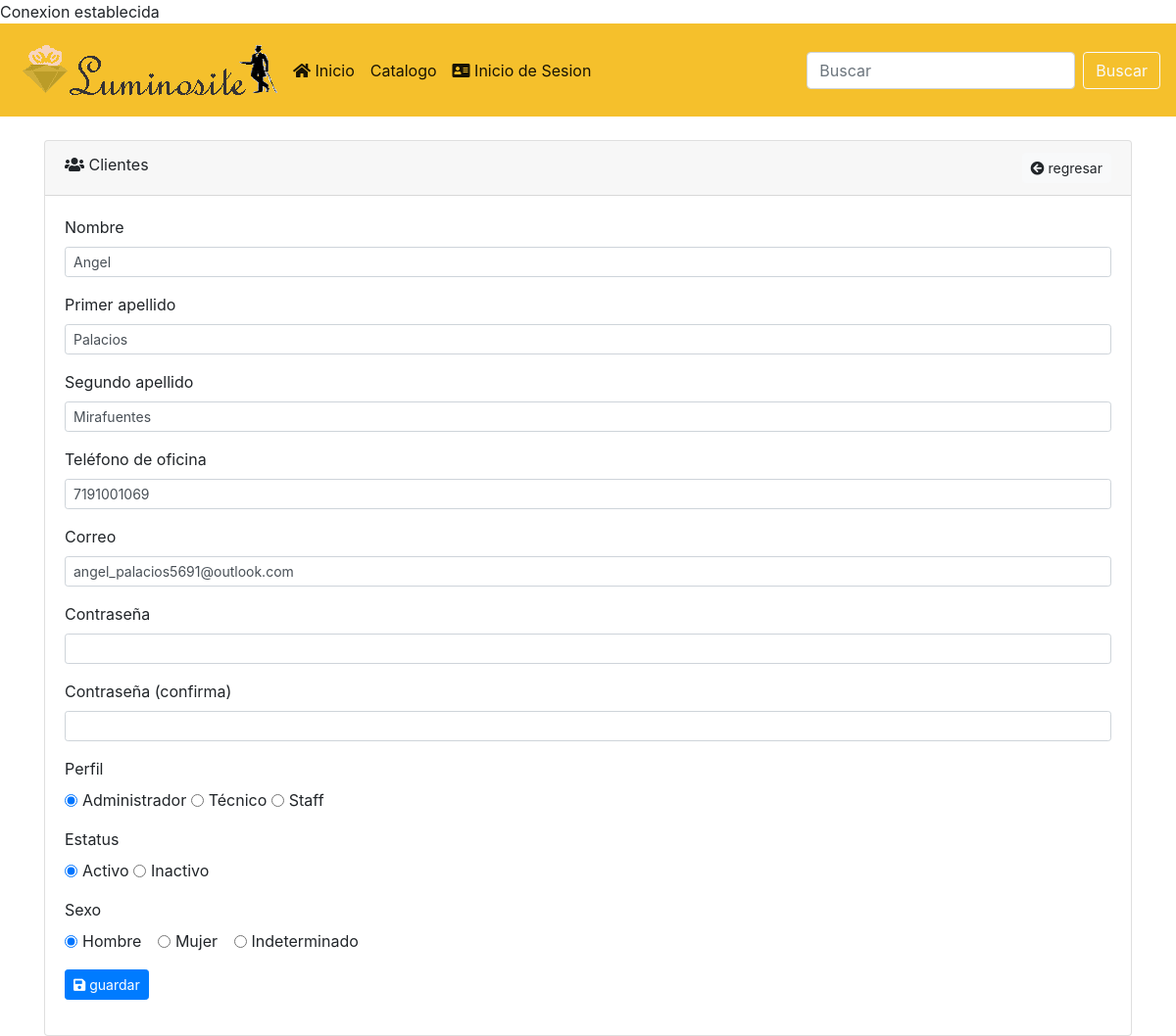
/clientes_editar.php?id=17, run on the app's committed database.
### tables this page shows
CREATE TABLE `cliente` (
  `id_cliente` int(11) NOT NULL AUTO_INCREMENT,
  `nombre_cliente` varchar(45) NOT NULL,
  `primer_apellido` varchar(45) NOT NULL,
  `segundo_apellido` varchar(45) NOT NULL,
  `password` varchar(100) NOT NULL,
  `correo_electronico` varchar(100) NOT NULL,
  `telefono` varchar(10) NOT NULL,
  `sexo` enum('Hombre','Mujer','Indeterminado') NOT NULL,
  `perfil` enum('Administrador','Técnico','Staff') NOT NULL,
  `estatus` enum('Activo','Inactivo') NOT NULL,
  `foto_perfil` blob NOT NULL,
  PRIMARY KEY (`id_cliente`)
);

### clientes_editar.php (the view, shortened to what this page needs)
<?php
require_once './conexion.php';
$sql = <<<fin
select
    id_cliente
    , nombre_cliente
    , primer_apellido
    , segundo_apellido
    , telefono
    , correo_electronico
    , password
    , perfil
    , sexo
    , estatus
from
    cliente
where
    id_cliente = :id
fin;
$sentencia = $conexion->prepare($sql, [PDO::ATTR_CURSOR => PDO::CURSOR_FWDONLY]);
$sentencia->execute([':id' => $_REQUEST['id']]);
$cliente = $sentencia->fetch(PDO::FETCH_ASSOC);
?>
<!DOCTYPE html>
<html lang="es-MX">
<head>
    <link rel="stylesheet" href="css/bootstrap.min.css">
    <link rel="stylesheet" href="css/all.min.css">
</head>
<body>
    <?php require_once('./menu.php'); ?>
    <div class="container mt-4">
        <div class="card">
            <div class="card-header">
                <a class="btn btn-light btn-sm float-right" href="clientes.php"><i class="fa fa-arrow-circle-left"></i> regresar</a>
                <i class="fa fa-users"></i> Clientes
            </div>
            <div class="card-body">
                <form action="clientes_actualizar.php" method="post">
                    <div class="form-group">
                        <label for="nombre">Nombre</label>
                        <input type="text" class="form-control form-control-sm" id="nombre_cliente" name="nombre_cliente" aria-describedby="nombre_cliente_help" value="<?php echo htmlentities($cliente['nombre_cliente']); ?>" required>
                    </div>
                    <div class="form-group">
                        <label for="primer_apellido">Primer apellido</label>
                        <input type="text" class="form-control form-control-sm" id="primer_apellido" name="primer_apellido" aria-describedby="primer_apellido_help" value="<?php echo htmlentities($cliente['primer_apellido']); ?>" required>
                    </div>
                    <div class="form-group">
                        <label for="segundo_apellido">Segundo apellido</label>
                        <input type="text" class="form-control form-control-sm" id="segundo_apellido" name="segundo_apellido" aria-describedby="segundo_apellido_help" value="<?php echo htmlentities($cliente['segundo_apellido']); ?>">
                    </div>
                    <div class="form-group">
                        <label for="telefono">Teléfono de oficina</label>
                        <input type="text" class="form-control form-control-sm" id="telefono" name="telefono" aria-describedby="telefono_oficina_help" value="<?php echo htmlentities($cliente['telefono']); ?>" required>
                    </div>
                    <div class="form-group">
                        <label for="correo">Correo</label>
                        <input type="email" class="form-control form-control-sm" id="correo_electronico" name="correo_electronico" aria-describedby="correo_help" value="<?php echo htmlentities($cliente['correo_electronico']); ?>" required>
                    </div>
                    <div class="form-group">
                        <label for="password">Contraseña</label>
                        <input type="password" class="form-control form-control-sm" id="password" name="password" aria-describedby="password_help" required>
                    </div>
                    <div class="form-group">
                        <label for="password_confirma">Contraseña (confirma)</label>
                        <input type="password" class="form-control form-control-sm" id="password_confirma" name="password_confirma" aria-describedby="password_help" required>
                    </div>
                    <div class="form-group">
                        <label for="perfil">Perfil</label><br>
                        <div class="form-check form-check-inline">
                            <input class="form-check-input" type="radio" name="perfil" id="perfil1" value="Administrador" <?php echo 'Administrador' == $cliente['perfil'] ? 'checked' : ''; ?>>
                            <label class="form-check-label" for="perfil1">Administrador</label>
                            <input class="form-check-input" type="radio" name="perfil" id="perfil2" value="Técnico" <?php echo 'Técnico' == $cliente['perfil'] ? 'checked' : ''; ?>>
                            <label class="form-check-label" for="perfil2">Técnico</label>
                            <input class="form-check-input" type="radio" name="perfil" id="perfil3" value="Staff" <?php echo 'Staff' == $cliente['perfil'] ? 'checked' : ''; ?>>
                            <label class="form-check-label" for="perfil3">Staff</label>
                        </div>
                    </div>
                    <div class="form-group">
                        <label for="estatus">Estatus</label><br>
                        <div class="form-check form-check-inline">
                            <input class="form-check-input" type="radio" name="estatus" id="estatus1" value="Activo" <?php echo 'Activo' == $cliente['estatus'] ? 'checked' : ''; ?>>
                            <label class="form-check-label" for="estatus1">Activo</label>
                            <input class="form-check-input" type="radio" name="estatus" id="estatus2" value="Inactivo" <?php echo 'Inactivo' == $cliente['estatus'] ? 'checked' : ''; ?>>
                            <label class="form-check-label" for="estatus2">Inactivo</label>
                        </div>
                    </div>
                    <div class="form-group">
                        <label for="sexo">Sexo</label><br />
                        <div class="form-check form-check-inline">
                            <input class="form-check-input" type="radio" name="sexo" id="sexo" value="Hombre" <?php echo 'Hombre' == $cliente['sexo'] ? 'checked' : ''; ?>/>
                            <label class="form-check-label" for="sexo">Hombre</label>
                        </div>
                        <div class="form-check form-check-inline">
                            <input class="form-check-input" type="radio" name="sexo" id="sexo" value="Mujer" <?php echo 'Mujer' == $cliente['sexo'] ? 'checked' : ''; ?>/>
                            <label class="form-check-label" for="sexo">Mujer</label>
                        </div>
                        <div class="form-check form-check-inline">
                            <input class="form-check-input" type="radio" name="sexo" id="sexo" value="Indeterminado" <?php echo 'Indeterminado' == $cliente['sexo'] ? 'checked' : ''; ?>/>
                            <label class="form-check-label" for="sexo">Indeterminado</label>
                        </div>
                    </div>
                    <button class="btn btn-primary btn-sm" type="submit"><i class="fa fa-save"></i> guardar</button>
                </form>
            </div>
        </div>
    </div>
</body>
</html>

### data on the page
cliente: nombre_cliente "Angel", primer_apellido "Palacios", segundo_apellido "Mirafuentes", telefono "7191001069", correo_electronico "angel_palacios5691@outlook.com", perfil "☑ Administrador", perfil "☐ Técnico", perfil "☐ Staff", estatus "☑ Activo", estatus "☐ Inactivo", sexo "☑ Sexo"
